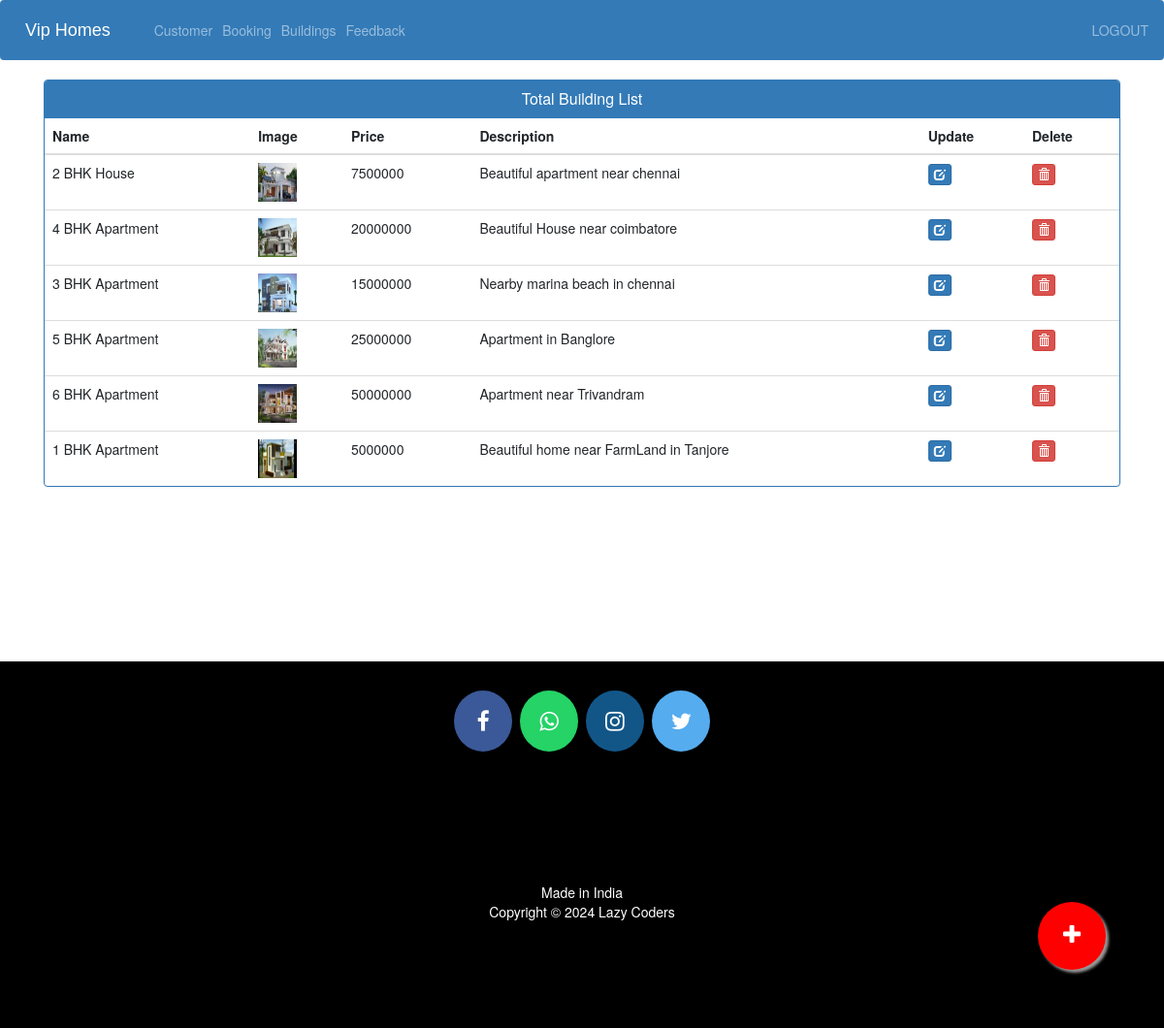
The page /admin-products (signed in) on the database its author committed.
### ecom/models.py (models this page shows, shortened)
class Product(models.Model):
    name=models.CharField(max_length=40)
    product_image= models.ImageField(upload_to='product_image/',null=True,blank=True)
    price = models.PositiveIntegerField()
    description=models.CharField(max_length=40)

### ecom/views.py (the view)
# urls.py: path('admin-products', views.admin_products_view,name='admin-products'),
@login_required(login_url='adminlogin')
def admin_products_view(request):
    products=models.Product.objects.all()
    return render(request,'ecom/admin_products.html',{'products':products})

### templates/ecom/admin_products.html (shortened to what this page needs)
{% extends 'ecom/admin_base.html' %}
{% load static %}
{% block content %}
<head>
  <link href="//netdna.bootstrapcdn.com/bootstrap/3.0.0/css/bootstrap.min.css" rel="stylesheet" id="bootstrap-css">
</head>
<div class="container">
  <div class="panel panel-primary">
    <div class="panel-heading">
      <h6 class="panel-title">Total Building List</h6>
    </div>
    <table class="table table-hover" id="dev-table">
      <thead>
        <tr>
          <th>Name</th>
          <th>Image</th>
          <th>Price</th>
          <th>Description</th>
          <th>Update</th>
          <th>Delete</th>
        </tr>
      </thead>
      {% for p in products %}
  {% if p %}
      <tr>
        <td> {{p.name}}</td>
        <td> <img src="{% static p.product_image.url %}" alt="Profile Pic" height="40px" width="40px" /></td>
        <td>{{p.price}}</td>
        <td>{{p.description}}</td>
        <td><a class="btn btn-primary btn-xs" href="{% url 'update-product' p.id  %}"><span class="glyphicon glyphicon-edit"></span></a></td>
        <td><a class="btn btn-danger btn-xs" href="{% url 'delete-product' p.id  %}"><span class="glyphicon glyphicon-trash"></span></a></td>
      </tr>
      {%else%}
      <br><br><br>
      <h1>no Buildings</h1>
      {% endif %}
      {% endfor %}
    </table>
  </div>
</div>
<a href="/admin-add-product" class="float">
<i class="fa fa-plus my-float"></i>
</a>
{% endblock content %}

### templates/ecom/admin_base.html (style rules this page uses)
.fa { font-size: 23px; width: 60px; text-align: center; text-decoration: none; margin: 5px 2px; border-radius: 50%; }

### templates/ecom/admin_products.html (style rules this page uses)
a:link { text-decoration: none; }
h6 { text-align: center; }
.float { position:fixed; width:70px; height:70px; bottom:60px; right:60px; background-color:red; color:#FFF; border-radius:50px; text-align:center; box-shadow: 3px 3px 3px #999; }
.my-float { margin-top:22px; }

### rows shown on the page
Product: name "2 BHK House", product_image (picture), price "7500000", description "Beautiful apartment near chennai"
Product: name "4 BHK Apartment", product_image (picture), price "20000000", description "Beautiful House near coimbatore"
Product: name "3 BHK Apartment", product_image (picture), price "15000000", description "Nearby marina beach in chennai"
Product: name "5 BHK Apartment", product_image (picture), price "25000000", description "Apartment in Banglore"
Product: name "6 BHK Apartment", product_image (picture), price "50000000", description "Apartment near Trivandram"
Product: name "1 BHK Apartment", product_image (picture), price "5000000", description "Beautiful home near FarmLand in Tanjore"
